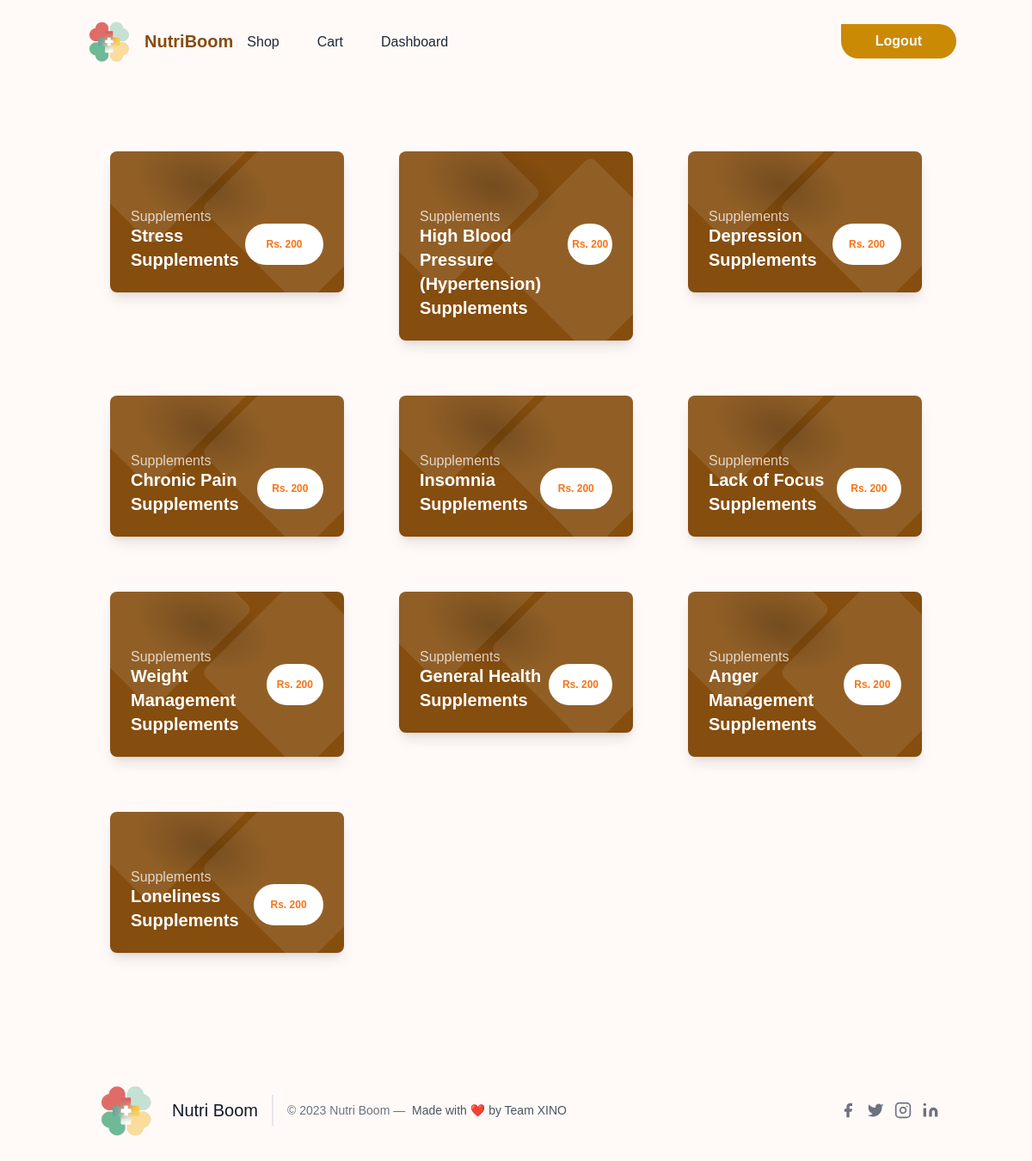
Screenshot of /explore (signed in) with the database file from the repository.
### hack/models.py (models this page shows)
class Product(db.Model):
    id = db.Column(db.Integer, primary_key=True)
    image = db.Column(db.String, default='default.png')
    category = db.Column(db.String, nullable=False)
    name = db.Column(db.String, nullable=False)
    price = db.Column(db.Integer, nullable=False)

### app.py (the view)
@app.route('/explore')
def explore():
    searchform = SearchForm()
    products = Product.query.all()
    return render_template('explore.html', searchform=searchform, products=products)

### hack/models.py (called while the page is built)
@login_manager.user_loader
def load_user(user_id):
    return User.query.get(user_id)

### hack/templates/explore.html (shortened to what this page needs)
{% extends 'base.html' %}
{% block content %}
<main class="container mx-auto p-4 mt-10">
  <div class="grid grid-cols-1 md:grid-cols-2 lg:grid-cols-3 gap-4">
    {% for i in products %}
    <a href="/products/{{i.id}}">
    <div class="flex-shrink-0 m-6 relative overflow-hidden bg-yellow-800 rounded-lg max-w-xs shadow-lg">
      <div class="relative pt-10 px-10 flex items-center justify-center">
        <div class="block absolute w-48 h-48 bottom-0 left-0 -mb-24 ml-3" style="background: radial-gradient(black, transparent 60%); transform: rotate3d(0, 0, 1, 20deg) scale3d(1, 0.6, 1); opacity: 0.2;"></div>
      </div>
      <div class="relative text-white px-6 pb-6 mt-6">
        <span class="block opacity-75 -mb-1">Supplements</span>
        <div class="flex justify-between">
          <span class="block font-semibold text-xl">{{i.name}}</span>
          <span class="block bg-white rounded-full text-orange-500 text-xs font-bold px-1 h-12 flex flex-cols justify-center items-center w-32 leading-none flex items-center">Rs. {{i.price}}</span>
        </div>
      </div>
    </div>
  </a>
      {% endfor %}
</main>
{% endblock content %}

### rows the page displays
Product: name "Stress Supplements", price "200"
Product: name "High Blood Pressure (Hypertension) Supplements", price "200"
Product: name "Depression Supplements", price "200"
Product: name "Chronic Pain Supplements", price "200"
Product: name "Insomnia Supplements", price "200"
Product: name "Lack of Focus Supplements", price "200"
Product: name "Weight Management Supplements", price "200"
Product: name "General Health Supplements", price "200"
Product: name "Anger Management Supplements", price "200"
Product: name "Loneliness Supplements", price "200"
